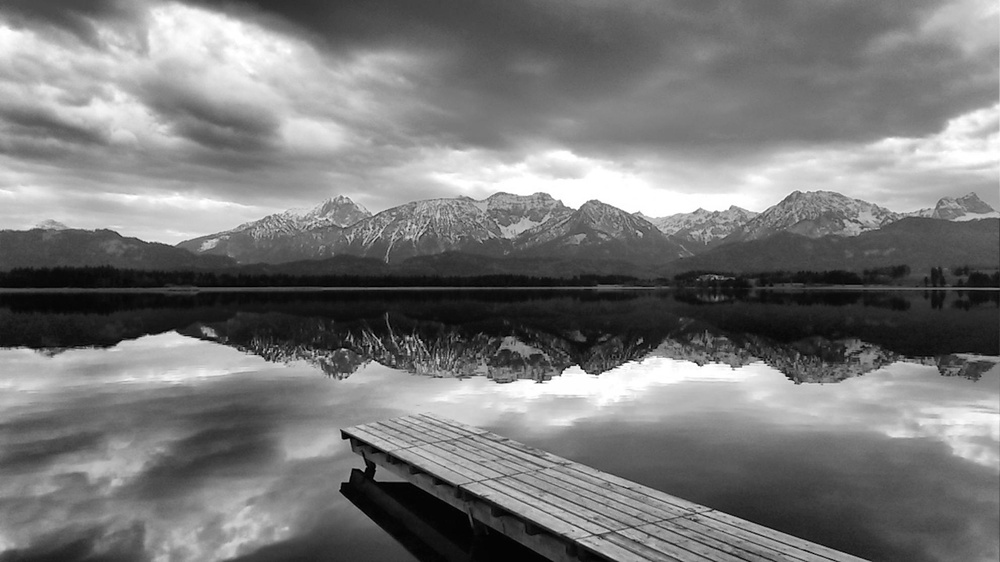
#> input picture image.jpg, 1000 x 562 px, shrunk from 1984 x 1116 before the run
$ jupyter execute q3.ipynb
#> lines starting #> are read from the running program, lines starting #| are printed output that depends on the picture
[cell 1]
import cv2
import numpy as np
import matplotlib.pyplot as plt

img_path = r'../image.jpg'
img = cv2.imread(img_path)
#> img is the input picture: shape (562, 1000, 3); min 0, max 255, mean 120.7
if img is None:
    raise FileNotFoundError(f"Cannot load image at {img_path}")
# prepare a grayscale version
gray = cv2.cvtColor(img, cv2.COLOR_BGR2GRAY)

[cell 2]
equalized = cv2.equalizeHist(gray)
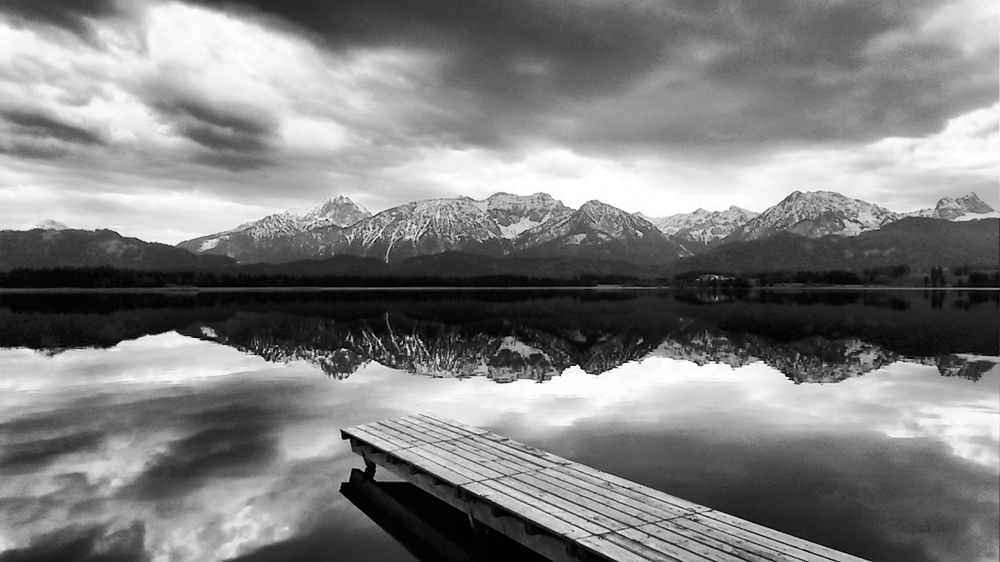
#> equalized: shape (562, 1000); min 0, max 255, mean 128.1

# display side-by-side
fig, axes = plt.subplots(1, 2, figsize=(10,5))
axes[0].imshow(gray, cmap='gray')
axes[0].set_title("Original Grayscale")
axes[0].axis('off')
axes[1].imshow(equalized, cmap='gray')
axes[1].set_title("Equalized Grayscale")
axes[1].axis('off')
plt.show()
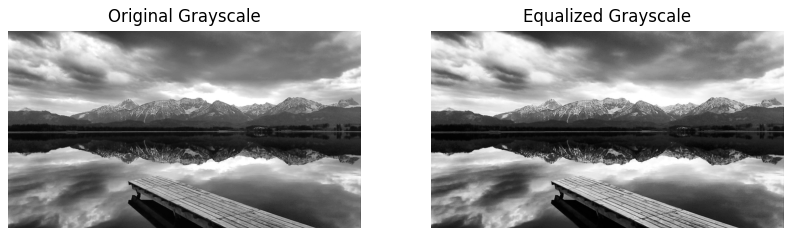
#> figure drawn by matplotlib, 2 panels

# also plot histograms for before/after
fig, axes = plt.subplots(1, 2, figsize=(10,4))
axes[0].hist(gray.ravel(), bins=256, range=(0,255), color='black')
axes[0].set_title("Original Hist")
axes[1].hist(equalized.ravel(), bins=256, range=(0,255), color='black')
axes[1].set_title("Equalized Hist")
plt.show()
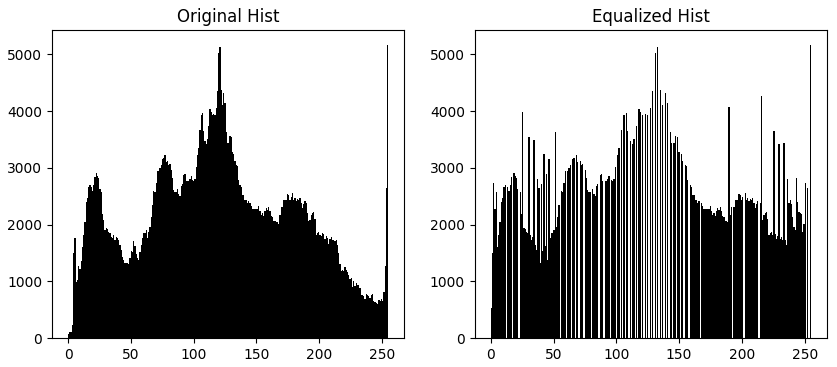
#> figure drawn by matplotlib, 2 panels; panel 1: tallest bar 5172 high, from x = 254 to 255; panel 2: tallest bar 5172 high, from x = 254 to 255

[cell 3]
# convert to YCrCb
ycrcb = cv2.cvtColor(img, cv2.COLOR_BGR2YCrCb)
#> ycrcb: shape (562, 1000, 3); mean of channels 0, 1, 2 120.7, 128, 128
y, cr, cb = cv2.split(ycrcb)
#> cr: shape (562, 1000); every value is 128
y_eq = cv2.equalizeHist(y)
# merge back and convert to RGB for display
ycrcb_eq = cv2.merge([y_eq, cr, cb])
#> ycrcb_eq: shape (562, 1000, 3); mean of channels 0, 1, 2 128.1, 128, 128
bgr_eq = cv2.cvtColor(ycrcb_eq, cv2.COLOR_YCrCb2BGR)
rgb_eq = cv2.cvtColor(bgr_eq, cv2.COLOR_BGR2RGB)

plt.figure(figsize=(6,6))
plt.imshow(rgb_eq)
plt.title("Color Image Equalized (Y‑Cr‑Cb)")
plt.axis('off')
